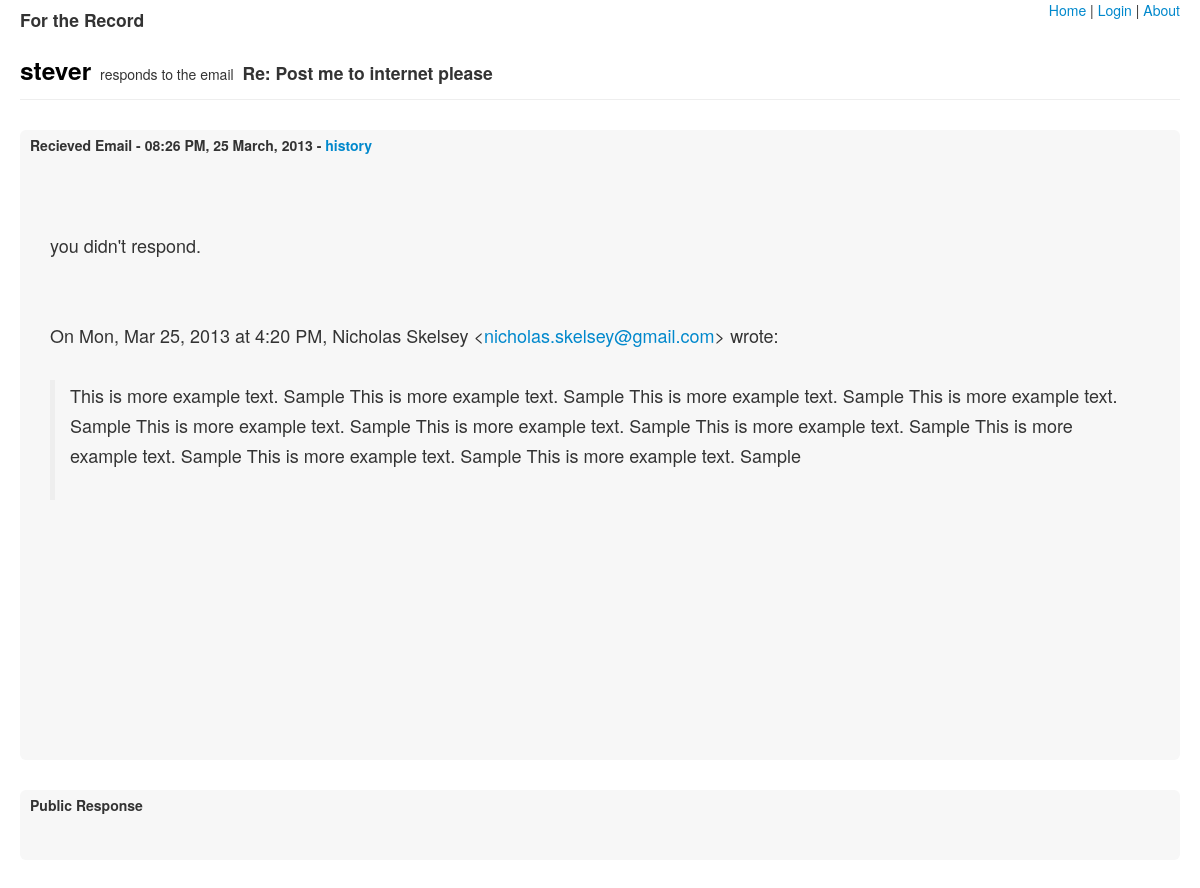
/r/23, run on the app's committed database.
### models.py (models this page shows, shortened)
class Account(Base):
    __tablename__ = "account"
    name = Column(String, unique=True)
    email = Column(String, primary_key=True)
    def make_url(self):
        return url_for('list_responses', account_name=self.name)

class Response(Base):
    __tablename__ = "response"
    id = Column(Integer, primary_key=True)
    from_email = Column(String, ForeignKey('account.email'))
    to_email = Column(String)
    subject = Column(String)
    body_plain = Column(String)
    raw_html = Column(String)
    cleaned_html = Column(String)
    date_post = Column(DateTime)
    everything = Column(String)
    account = relationship("Account", backref=backref('responses', order_by=date_post))
    def make_url(self):
        return '/r/%d' % self.id

### serv.py (the view)
@app.route("/r/<int:response_id>")
def show_response(response_id):
    response = session.query(Response).get(response_id)
    account = response.account
    return render_template('post.html', response=response, account=account)

### serv.py (called while the page is built)
@app.teardown_request
def shutdown_session(exception=None):
    session.remove()

### templates/post.html (shortened to what this page needs)
{% extends 'layout.html' %}
{% block header %}
<h3><a class=subject href="{{ account.make_url() }}"> {{ account.name }}</a></h3>
<p> responds to the email </p>
<h4> {{ response.subject }} </h4>
{% endblock %}
{% block body %}
<div class="hero-unit mod">
  <div class="corner">
    Recieved Email - {{ response.date_post.strftime("%I:%M %p, %d %B, %Y") }} -
    <a href="{{ response.make_url() }}/edits">history</a>
  </div>
  <div class="inner-mod" style="white-space: pre-wrap">
    {{ response.cleaned_html|safe }}
  </div>
</div>
<div class="hero-unit mod">
  <div class="corner">Public Response</div>
</div>
{% endblock body %}

### static/style.css (style rules this page uses)
body { padding-right: 20px; padding-left: 20px; }
div.page-header > * { display: inline; margin-right: 5px; }
div.page-header p { font-size: 14px; }
div.mod { padding-top: 10px; padding-left: 10px; padding-bottom: 30px; background-color: #F7F7F7; }
div.corner { line-height: 10px; font-size: 14px; font-weight: bold; padding-bottom: 20px }
div.inner-mod { padding-left: 20px; }
a.subject { color: black; }

### data on the page
Account: name "stever"
Response: subject "Re: Post me to internet please", date_post "08:26 PM, 25 March, 2013", cleaned_html "you didn't respond. On Mon, Mar 25, 2013 at 4:20 PM, Nicholas Skelsey < nicholas.skelsey@gmail.com > wrote: This is more example text. Sample This is more example text. Sample This is more example text. Sample This is more example text. Sample This is more example text. Sample This is more example text. Sample This is more example text. Sample This is more example text. Sample This is more example text. Sample This is more example text. Sample"
